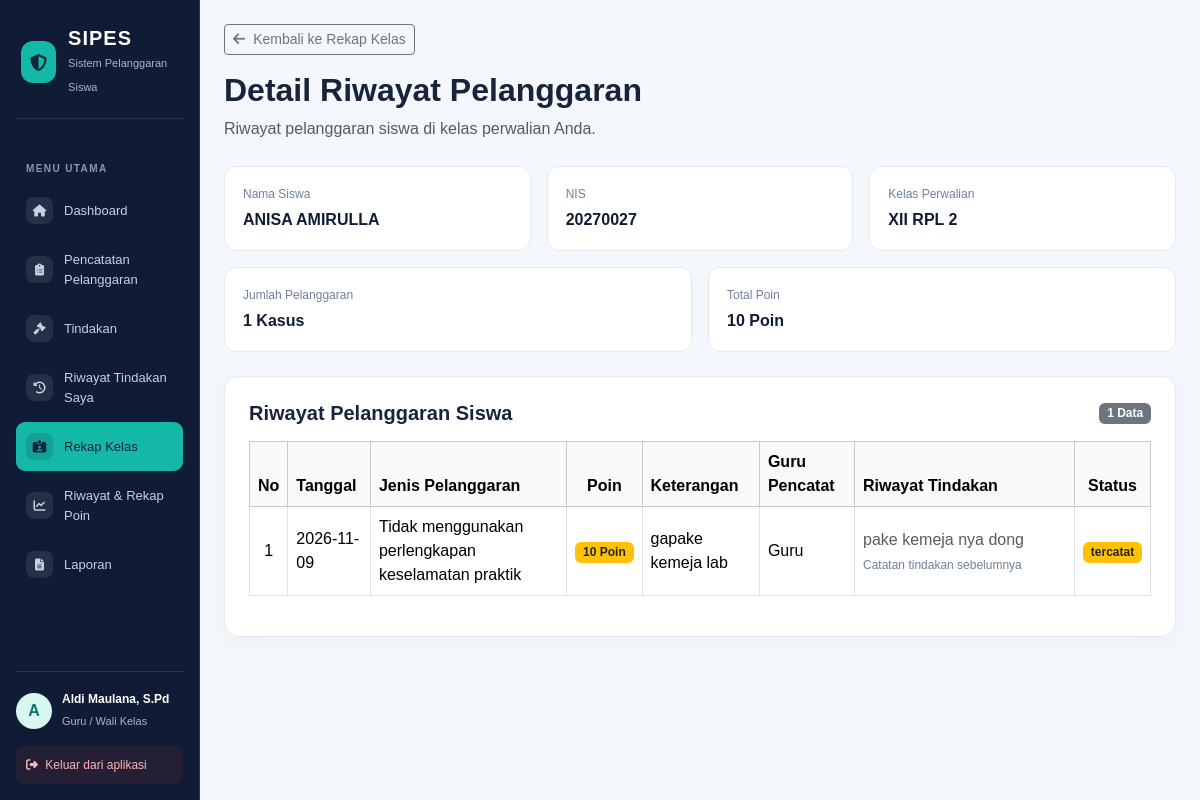
Before: /detail_riwayat_pelanggaran.php?id=127 (signed in) with the older database file.
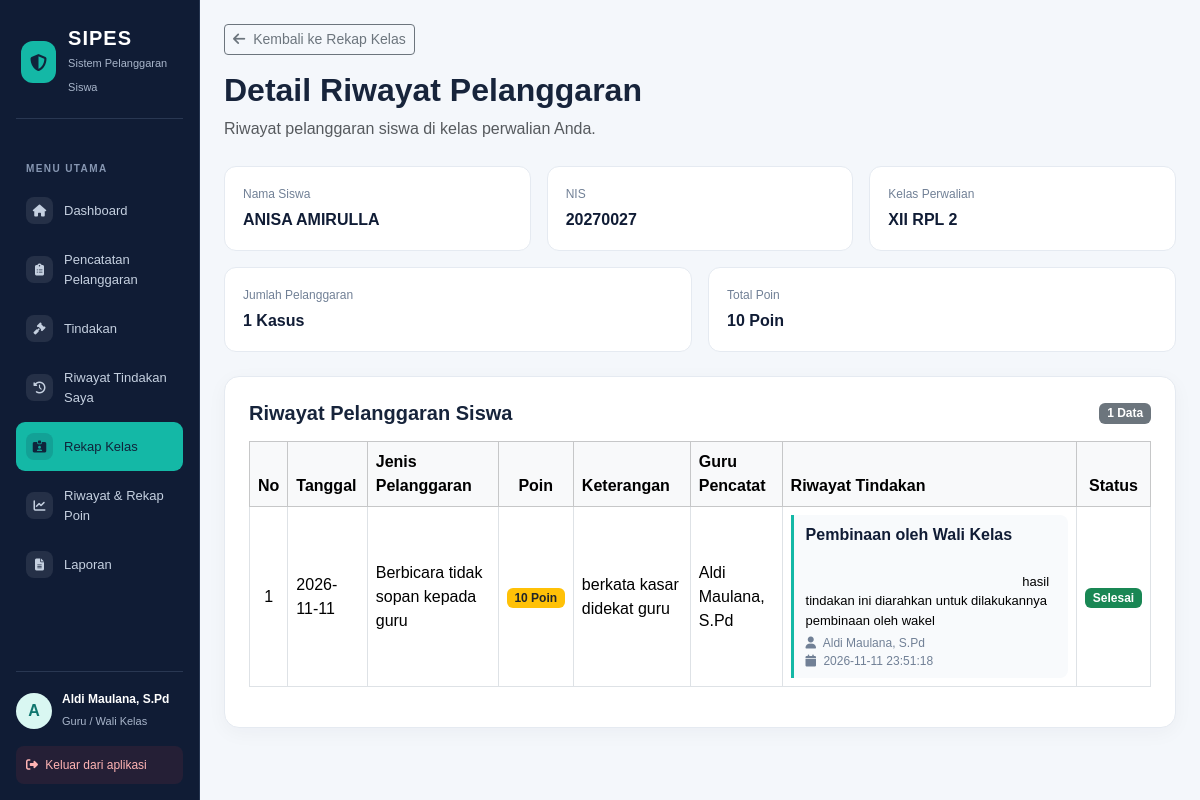
After: the same page with the newer database file.
### tables this page shows
CREATE TABLE `t_siswa` (
  `id` int(11) NOT NULL,
  `nis` varchar(30) DEFAULT NULL,
  `nisn` varchar(20) NOT NULL,
  `nama` varchar(150) DEFAULT NULL,
  `jenis_kelamin` char(1) NOT NULL,
  `tanggal_lahir` date NOT NULL,
  `alamat` text NOT NULL,
  `status_aktif` tinyint(1) NOT NULL,
  `created_at` timestamp NOT NULL DEFAULT current_timestamp(),
  `updated_at` timestamp NOT NULL DEFAULT current_timestamp()
);

CREATE TABLE `t_kelas` (
  `id` int(11) NOT NULL,
  `nama` varchar(100) DEFAULT NULL,
  `tingkat` varchar(20) NOT NULL,
  `jurusan` varchar(100) NOT NULL,
  `status_aktif` tinyint(1) NOT NULL,
  `created_at` timestamp NOT NULL DEFAULT current_timestamp(),
  `updated_at` timestamp NOT NULL DEFAULT current_timestamp()
);

CREATE TABLE `t_pelanggaran_siswa` (
  `id` int(11) NOT NULL,
  `tahun_ajaran_id` int(11) DEFAULT NULL,
  `siswa_id` int(11) DEFAULT NULL,
  `nama_siswa` varchar(150) NOT NULL,
  `kelas_id` int(11) DEFAULT NULL,
  `nama_kelas` varchar(100) NOT NULL,
  `pelanggaran_id` int(11) DEFAULT NULL,
  `nama_pelanggaran` varchar(150) NOT NULL,
  `pelanggaran_kategori_id` int(11) DEFAULT NULL,
  `guru_id` int(11) DEFAULT NULL,
  `nama_guru` varchar(150) NOT NULL,
  `tanggal` date DEFAULT NULL,
  `keterangan` text NOT NULL,
  `poin` int(11) NOT NULL,
  `tindakan` text NOT NULL,
  `status` varchar(30) NOT NULL,
  `created_at` timestamp NOT NULL DEFAULT current_timestamp(),
  `updated_at` timestamp NOT NULL DEFAULT current_timestamp()
);

CREATE TABLE `t_riwayat_tindakan` (
  `id` int(11) NOT NULL,
  `pelanggaran_siswa_id` int(11) NOT NULL,
  `penindak_id` int(11) NOT NULL,
  `tindakan` varchar(150) NOT NULL,
  `keterangan` text NOT NULL,
  `tanggal_tindakan` datetime NOT NULL DEFAULT current_timestamp(),
  `created_at` timestamp NOT NULL DEFAULT current_timestamp()
);

CREATE TABLE `t_users` (
  `id` int(11) NOT NULL,
  `name` varchar(255) NOT NULL,
  `email` varchar(255) DEFAULT NULL,
  `email_verified_at` timestamp NOT NULL DEFAULT current_timestamp(),
  `password` varchar(255) DEFAULT NULL,
  `remember_token` varchar(100) NOT NULL,
  `role` varchar(255) NOT NULL,
  `created_at` timestamp NOT NULL DEFAULT current_timestamp(),
  `updated_at` timestamp NOT NULL DEFAULT current_timestamp()
);

### detail_riwayat_pelanggaran.php (the view, shortened to what the rows shown need)
<?php
include 'config/koneksi.php';
$user_id = (int) ($_SESSION['id'] ?? 0);
$siswa_id = filter_input(INPUT_GET, 'id', FILTER_VALIDATE_INT);
$stmt_wali = mysqli_prepare($koneksi, "
    SELECT
        k.id AS kelas_id,
        k.nama AS nama_kelas,
        ta.id AS tahun_ajaran_id
    FROM t_wali_kelas tw
    JOIN t_guru g ON tw.guru_id = g.id
    JOIN t_kelas k ON tw.kelas_id = k.id
    JOIN t_tahun_ajaran ta ON tw.tahun_ajaran_id = ta.id
    WHERE g.user_id = ?
      AND g.status_aktif = 1
      AND tw.status_aktif = 1
      AND k.status_aktif = 1
      AND ta.status_aktif = 1
    ORDER BY tw.id DESC
    LIMIT 1
");
mysqli_stmt_bind_param($stmt_wali, "i", $user_id);
mysqli_stmt_execute($stmt_wali);
$q_wali = mysqli_stmt_get_result($stmt_wali);
$data_wali = mysqli_fetch_assoc($q_wali);
$kelas_id_wali = (int) $data_wali['kelas_id'];
$tahun_ajaran_id_aktif = (int) $data_wali['tahun_ajaran_id'];
$nama_kelas_wali = $data_wali['nama_kelas'];
$stmt_siswa = mysqli_prepare($koneksi, "
    SELECT s.id, s.nis, s.nama
    FROM t_siswa s
    JOIN t_kelas_siswa ks
        ON ks.siswa_id = s.id
    WHERE s.id = ?
      AND s.status_aktif = 1
      AND ks.kelas_id = ?
      AND ks.tahun_ajaran_id = ?
      AND ks.status_aktif = 1
    LIMIT 1
");
mysqli_stmt_bind_param(
    $stmt_siswa,
    "iii",
    $siswa_id,
    $kelas_id_wali,
    $tahun_ajaran_id_aktif
);
mysqli_stmt_execute($stmt_siswa);
$q_siswa = mysqli_stmt_get_result($stmt_siswa);
$data_siswa = mysqli_fetch_assoc($q_siswa);
$stmt_riwayat = mysqli_prepare($koneksi, "
    SELECT
        ps.id,
        ps.tanggal,
        COALESCE(
            NULLIF(NULLIF(TRIM(ps.nama_pelanggaran), ''), '0'),
            NULLIF(NULLIF(TRIM(p.nama), ''), '0'),
            '-'
        ) AS nama_pelanggaran,
        ps.poin,
        ps.keterangan,
        COALESCE(
            NULLIF(NULLIF(TRIM(ps.nama_guru), ''), '0'),
            NULLIF(NULLIF(TRIM(g.nama), ''), '0'),
            '-'
        ) AS nama_guru,
        ps.tindakan,
        ps.status
    FROM t_pelanggaran_siswa ps
    LEFT JOIN t_pelanggaran p
        ON ps.pelanggaran_id = p.id
    LEFT JOIN t_guru g
        ON ps.guru_id = g.id
    WHERE ps.siswa_id = ?
      AND ps.kelas_id = ?
      AND ps.tahun_ajaran_id = ?
    ORDER BY ps.tanggal DESC, ps.id DESC
");
mysqli_stmt_bind_param(
    $stmt_riwayat,
    "iii",
    $siswa_id,
    $kelas_id_wali,
    $tahun_ajaran_id_aktif
);
mysqli_stmt_execute($stmt_riwayat);
$q_riwayat = mysqli_stmt_get_result($stmt_riwayat);
$data_riwayat = [];
while ($row = mysqli_fetch_assoc($q_riwayat)) {
    $data_riwayat[] = $row;
}
$stmt_tindakan = mysqli_prepare($koneksi, "
    SELECT
        rt.pelanggaran_siswa_id,
        rt.tindakan,
        rt.keterangan,
        rt.tanggal_tindakan,
        u.name AS nama_penindak
    FROM t_riwayat_tindakan rt
    INNER JOIN t_pelanggaran_siswa ps
        ON rt.pelanggaran_siswa_id = ps.id
    LEFT JOIN t_users u
        ON rt.penindak_id = u.id
    WHERE ps.siswa_id = ?
      AND ps.kelas_id = ?
      AND ps.tahun_ajaran_id = ?
    ORDER BY rt.tanggal_tindakan ASC, rt.id ASC
");
mysqli_stmt_bind_param(
    $stmt_tindakan,
    "iii",
    $siswa_id,
    $kelas_id_wali,
    $tahun_ajaran_id_aktif
);
mysqli_stmt_execute($stmt_tindakan);
$q_tindakan = mysqli_stmt_get_result($stmt_tindakan);
$data_tindakan = [];
while ($row_tindakan = mysqli_fetch_assoc($q_tindakan)) {
    $id_pelanggaran = (int) $row_tindakan['pelanggaran_siswa_id'];
    if (!isset($data_tindakan[$id_pelanggaran])) {
        $data_tindakan[$id_pelanggaran] = [];
    }
    $data_tindakan[$id_pelanggaran][] = $row_tindakan;
}
function e($nilai)
{
    return htmlspecialchars((string) ($nilai ?? ''), ENT_QUOTES, 'UTF-8');
}
?>
<!DOCTYPE html>
<html lang="id">
<head>
    <link href="https://cdn.jsdelivr.net/npm/bootstrap@5.3.3/dist/css/bootstrap.min.css" rel="stylesheet">
    <link rel="stylesheet" href="https://cdnjs.cloudflare.com/ajax/libs/font-awesome/6.5.1/css/all.min.css">
</head>
<body>
<div class="container-fluid">
    <div class="row">
        <main class="col-md-9 col-lg-10 p-4 ms-md-auto">
            <div class="page-header">
                <h2 class="fw-bold">
                    Detail Riwayat Pelanggaran
                </h2>
            </div>
            <div class="row g-3 mb-4">
                <div class="col-md-4">
                    <div class="info-card">
                        <div class="info-label">Nama Siswa</div>
                        <div class="info-value">
                            <?= e($data_siswa['nama']); ?>
                        </div>
                    </div>
                </div>
                <div class="col-md-4">
                    <div class="info-card">
                        <div class="info-label">NIS</div>
                        <div class="info-value">
                            <?= e($data_siswa['nis']); ?>
                        </div>
                    </div>
                </div>
                <div class="col-md-4">
                    <div class="info-card">
                        <div class="info-label">Kelas Perwalian</div>
                        <div class="info-value">
                            <?= e($nama_kelas_wali); ?>
                        </div>
                    </div>
                </div>
            </div>
            <div class="content-card">
                <div class="table-responsive">
                    <table class="table table-hover table-bordered align-middle">
                        <thead class="table-light">
                            <tr>
                                <th class="text-center">No</th>
                                <th>Tanggal</th>
                                <th>Jenis Pelanggaran</th>
                                <th class="text-center">Poin</th>
                                <th>Keterangan</th>
                                <th>Guru Pencatat</th>
                                <th>Riwayat Tindakan</th>
                                <th class="text-center">Status</th>
                            </tr>
                        </thead>
                        <tbody>
                            <?php if (count($data_riwayat) > 0): ?>
                                <?php $no = 1; foreach ($data_riwayat as $riwayat): ?>
                                    <tr>
                                        <td class="text-center">
                                            <?= $no++; ?>
                                        </td>
                                        <td>
                                            <?= e($riwayat['tanggal']); ?>
                                        </td>
                                        <td>
                                            <?= e($riwayat['nama_pelanggaran']); ?>
                                        </td>
                                        <td class="text-center">
                                            <span class="badge bg-warning text-dark">
                                                <?= (int) $riwayat['poin']; ?> Poin
                                            </span>
                                        </td>
                                        <td>
                                            <?= e($riwayat['keterangan'] ?: '-'); ?>
                                        </td>
                                        <td>
                                            <?= e($riwayat['nama_guru']); ?>
                                        </td>
                                        <td class="riwayat-tindakan">
                                            <?php
                                            $id_pelanggaran = (int) $riwayat['id'];
                                            $daftar_tindakan = $data_tindakan[$id_pelanggaran] ?? [];
                                            ?>
                                            <?php if (count($daftar_tindakan) > 0): ?>
                                                <?php foreach ($daftar_tindakan as $tindakan): ?>
                                                    <div class="tindakan-item">
                                                        <div class="tindakan-nama">
                                                            <?= e($tindakan['tindakan']); ?>
                                                        </div>
                                                        <div class="tindakan-keterangan">
                                                            <?= e($tindakan['keterangan']); ?>
                                                        </div>
                                                        <div class="tindakan-meta">
                                                            <i class="fas fa-user me-1"></i>
                                                            <?= e($tindakan['nama_penindak'] ?: 'Petugas'); ?>
                                                            <br>
                                                            <i class="fas fa-calendar me-1"></i>
                                                            <?= e($tindakan['tanggal_tindakan']); ?>
                                                        </div>
                                                    </div>
                                                <?php endforeach; ?>
                                            <?php elseif (!empty($riwayat['tindakan'])): ?>
                                                <span class="text-muted">
                                                    <?= e($riwayat['tindakan']); ?>
                                                </span>
                                                <div class="tindakan-meta">
                                                    Catatan tindakan sebelumnya
                                                </div>
                                            <?php else: ?>
                                                <span class="text-muted">
                                                    Belum ada tindakan
                                                </span>
                                            <?php endif; ?>
                                        </td>
                                        <td class="text-center">
                                            <?php if (strtolower(trim($riwayat['status'] ?? '')) === 'selesai'): ?>
                                                <span class="badge bg-success">
                                                    Selesai
                                                </span>
                                            <?php else: ?>
                                                <span class="badge bg-warning text-dark">
                                                    <?= e($riwayat['status'] ?: 'Tercatat'); ?>
                                                </span>
                                            <?php endif; ?>
                                        </td>
                                    </tr>
                                <?php endforeach; ?>
                            <?php endif; ?>
                        </tbody>
                    </table>
                </div>
            </div>
        </main>
    </div>
</div>
</body>
</html>

Changed rows visible on the page:
removed t_pelanggaran_siswa: tanggal "2026-11-09", nama_pelanggaran "Tidak menggunakan perlengkapan keselamatan praktik", poin "10", keterangan "gapake kemeja lab", nama_guru "Guru", tindakan "pake kemeja nya dong", status "tercatat"
added t_pelanggaran_siswa: tanggal "2026-11-11", nama_pelanggaran "Berbicara tidak sopan kepada guru", poin "10", keterangan "berkata kasar didekat guru", nama_guru "Aldi Maulana, S.Pd", status "Selesai"
added t_riwayat_tindakan: tindakan "Pembinaan oleh Wali Kelas", keterangan "hasil tindakan ini diarahkan untuk dilakukannya pembinaan oleh wakel", penindak.name "Aldi Maulana, S.Pd", tanggal_tindakan "2026-11-11 23:51:18"
